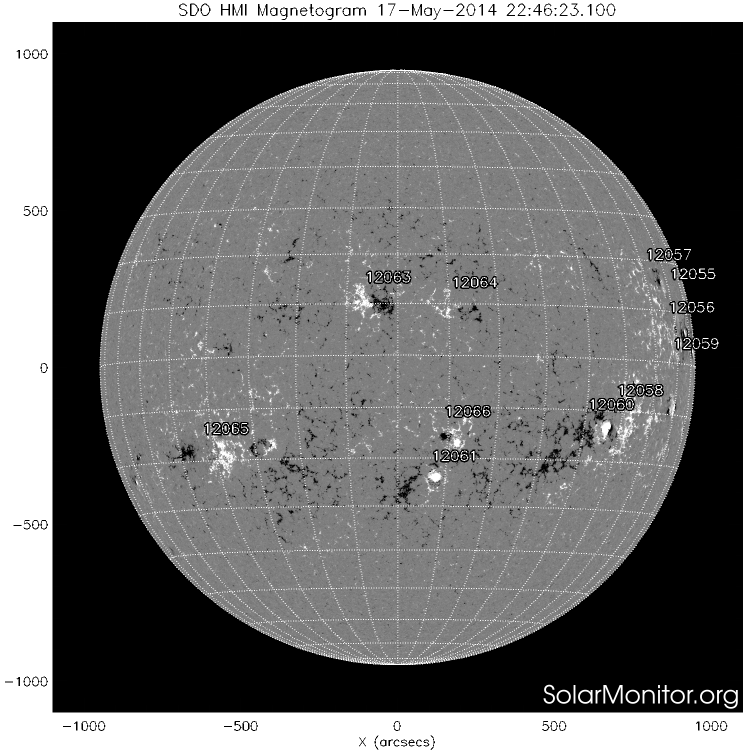
#> input picture dataset/shmi_maglc_fd_20140517_224623.png, 1500 x 1500 px (shown at 1/2 size)
$ jupyter execute --allow-errors ActiveRegionsFullDiskBoundingBox_Check.ipynb   (shell and % lines are left out)
#> lines starting #> are read from the running program, lines starting #| are printed output that depends on the picture
# Разметка активных областей на основе данных КРАО
Пример выделения фрагментов активных областей с полного диска HMI магнитограмм
Описание подходов к выделению фрагментов здесь:
readme http://crao.ru/images/sun/catalog/Readme.txt

http://jn.craocrimea.ru/index.php/izvcrao/article/view/643/598

[cell 1]
import numpy as np
import os
import pandas as pd
import time
import datetime
import drms
import urllib
from astropy.time import Time
from datetime import timedelta
import json
import urllib, requests
import matplotlib.pyplot as plt
from astropy.io import fits
from sunpy.coordinates import frames
import warnings
warnings.filterwarnings("ignore")

[cell 2]
DOWNLOAD = False
SAVE_PATH = 'dataset'
if DOWNLOAD:
    df = pd.read_csv('http://crao.ru/images/sun/catalog/Catalog_2010_2017.txt', delim_whitespace=True, header=None)
    colnames = ['Year', 'Month','Day','Hour', 'Minutes','Sec','YD','HARP','NOAA','ABSFLUX',\
             'Hale','Joy','Leader','Cat','BoxNum','minLat','maxLat','minLon','maxLon','ldBox','luBox','ruBox','rdBox']
    df.columns = colnames
    df.to_pickle(os.path.join(SAVE_PATH,'ManualBoxes.pkl'))

else:
    df = pd.read_pickle('ManualBoxes.pkl')
#> (reads dataset/ManualBoxes.pkl from the repository)
df.info()

[cell 3]
df['Datetime']=pd.to_datetime(df.loc[:,'Year':'Minutes'])
df.head()

[cell 4]
df_MagnList = df.groupby('Datetime')['BoxNum'].count()
print(f'Общее количество размеченных магнитограмм {df_MagnList.shape[0]}')
print('Распределение по количеству фрагментов на диске')
df_MagnList.value_counts().plot(kind='bar', title='Распределение числа размеченных боксов на диске')
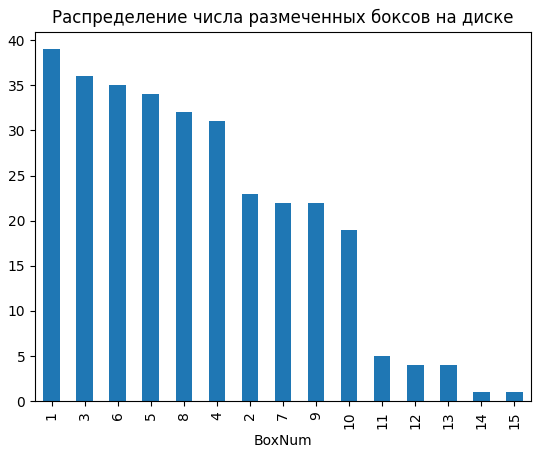
#> figure drawn by matplotlib, 1 panel; tallest bar 39 high, from x = -0.25 to 0.25

[cell 5]
print('Посмотрим в какой момент была самая богатая на боксы магнитограмма\n')
df_MagnList.loc[df_MagnList==15]

## Загрузка и разметка магнитограммы
Возьмем самую жирную, посмотрим на нее и разметим. Это было 2014-05-17 05:24:00

#> (a cell that did not finish here is left out)

## Загрузка с JSOC магнитограммы с header
Загрузку делала  с помощью пакета [drms](http://docs.sunpy.org/projects/drms/en/stable/tutorial.html). Можно вроде и средствами sunpy, может быть полезен тьюториал:
https://github.com/sunpy/tutorial-notebooks/blob/master/2018-11-01_SunPyTutorial_SDO2018Ghent.ipynb

[cell 7]
DOWNLOAD = False
EMAIL = 'iknyazeva@gmail.com'
SAVE_PATH = 'dataset'
if DOWNLOAD:
    c = drms.Client(email=EMAIL, verbose=True)
    moment= pd.datetime(2014,5,17,5,24)
    str_for_query = 'hmi.m_720s'+ moment.strftime('[%Y.%m.%d_%H:%M:%S_TAI]{magnetogram}')
    #ds = f'hmi.sharp_720s[{4864}][2014.11.30_00:00_TAI]{continuum, magnetogram}'
    print(str_for_query)
    r = c.export(str_for_query, method='url', protocol='fits')
    print(r)
    r.wait()
    print(r.request_url)
    filename ='hmi.sharp_720s.' +  moment.strftime('%Y%m%d_%H%M%S_TAI.magnetogram.fits')
    filepath=os.path.join(SAVE_PATH,filename)

    print("Download data and save to path", filepath)
    r.download(SAVE_PATH)

#> (a cell that did not finish here is left out)

#> (a cell that did not finish here is left out)

#> (a cell that did not finish here is left out)

#> (a cell that did not finish here is left out)

[cell 12]
file_url = 'https://solarmonitor.org/data/2014/05/17/pngs/shmi/shmi_maglc_fd_20140517_224623.png'

file_url.split(sep='/')[-1]

[cell 13]
import matplotlib.image as mpimg

#посмотрим на размеченную картинку с solarmonitor
file_url = 'https://solarmonitor.org/data/2014/05/17/pngs/shmi/shmi_maglc_fd_20140517_224623.png'

if DOWNLOAD:
    import wget
    file_name = wget.download(file_url)
else:
    file_name = file_url.split(sep='/')[-1]
    img=mpimg.imread(os.path.join(SAVE_PATH, file_name))
#> img is the input picture: shape (1500, 1500, 4) float32; mean R, G, B, A 0.403, 0.403, 0.403, 1
plt.figure(figsize = (20,15))
imgplot = plt.imshow(img)
